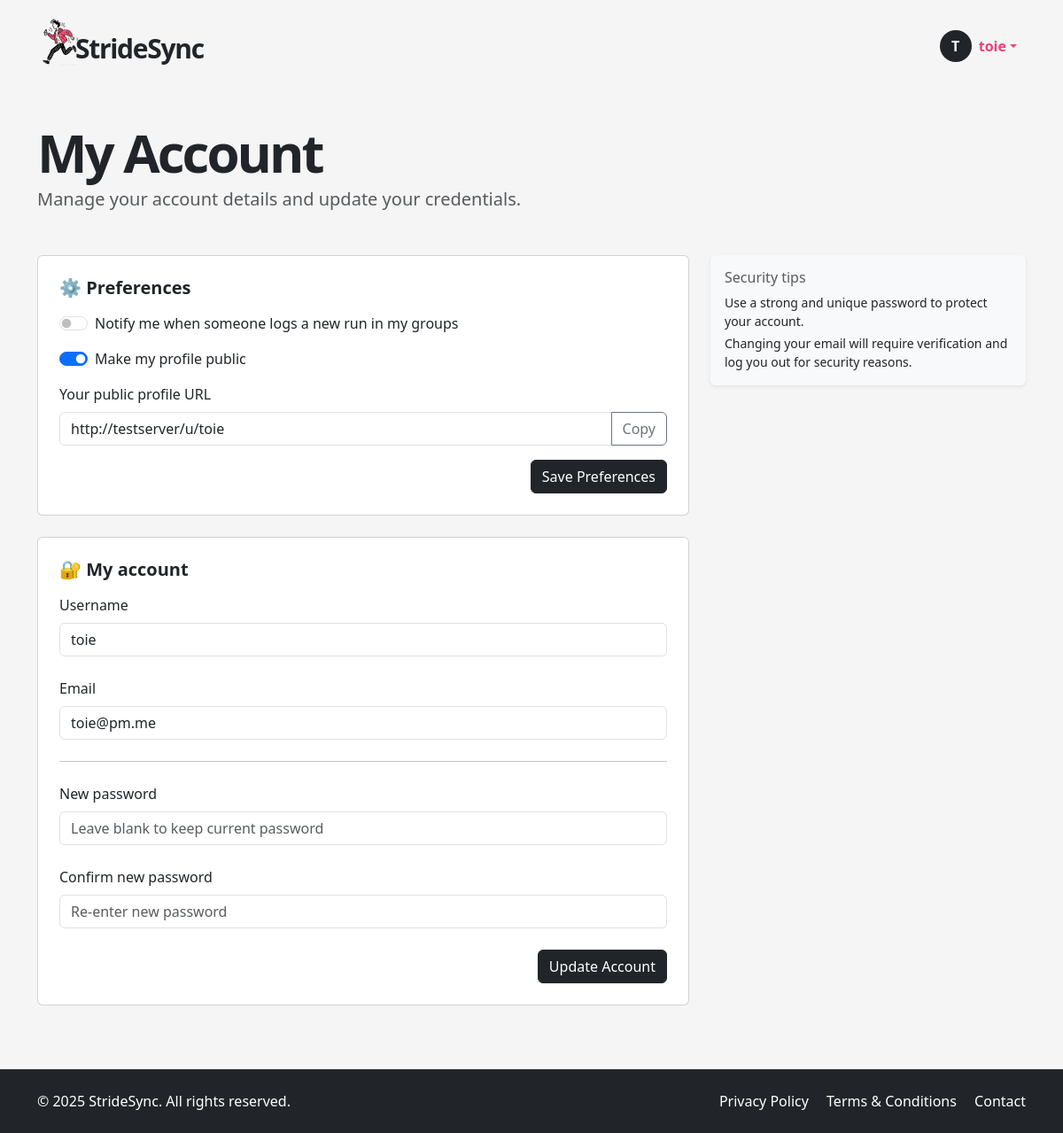
Page /my-account (signed in) on the earlier database version.
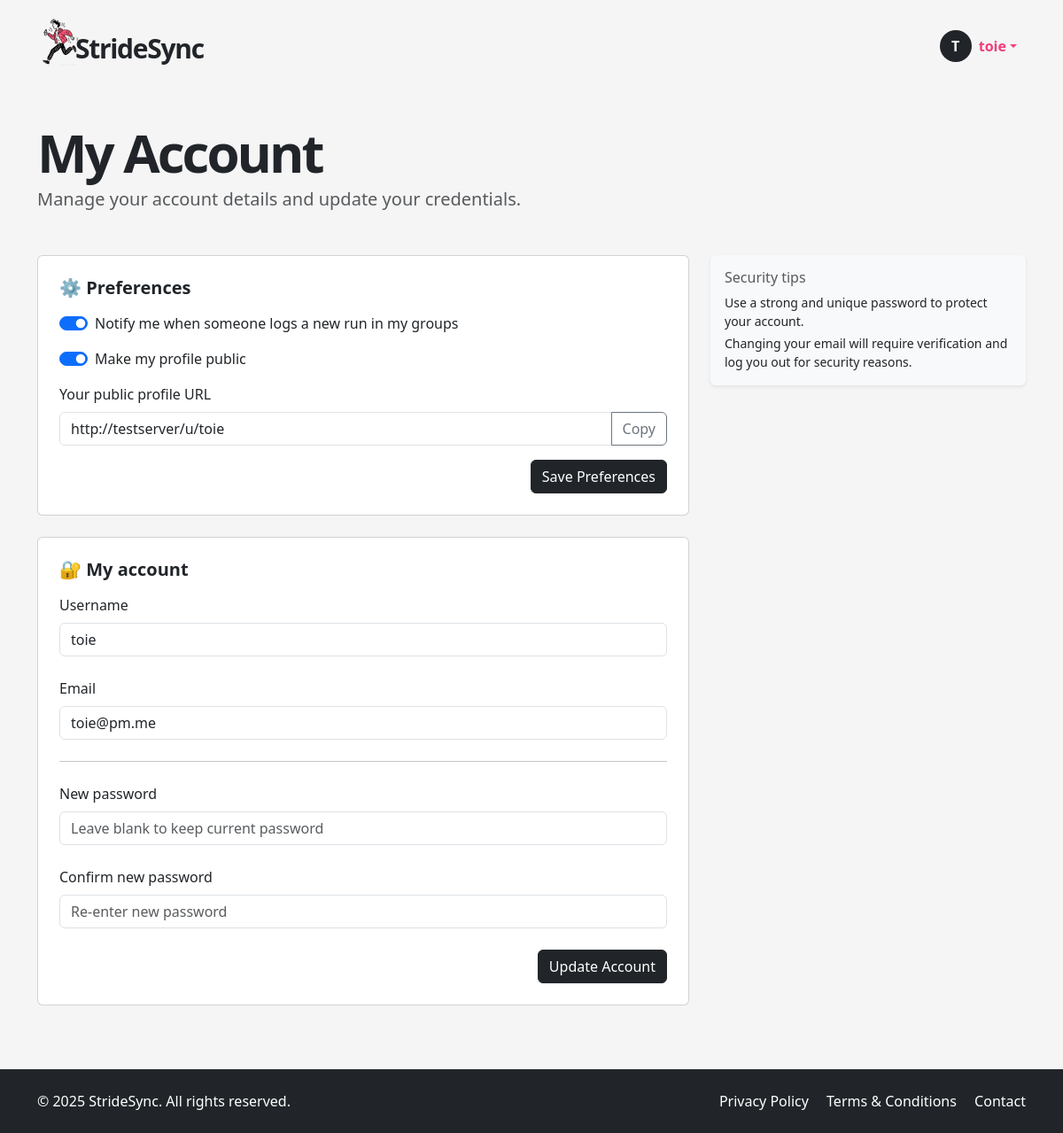
Same page on the later database version.
### app/models.py (models this page shows, shortened)
class User(UserMixin, db.Model):
    __tablename__ = "users"
    id = sa.Column(sa.Integer, primary_key=True)
    email = sa.Column(sa.String(120), unique=True, nullable=False, index=True)
    password_hash = sa.Column(sa.String(256))
    username = sa.Column(sa.String(64), unique=True, nullable=False, index=True)
    role = sa.Column(sa.Enum(UserRole), default=UserRole.USER, nullable=False)
    is_verified = sa.Column(sa.Boolean, default=False)
    verification_token = sa.Column(sa.String(128), nullable=False, default=lambda: secrets.token_urlsafe(32))
    unit_preference = Column(String(2), default='km')  # 'km' or 'mi'
    notify_group_activity = Column(Boolean, default=True)
    is_public_profile = Column(Boolean, default=False)
    reset_token = db.Column(db.String, nullable=True)
    reset_token_expiry = db.Column(db.DateTime, nullable=True)
    runs = so.relationship("Run", back_populates="user", cascade="all, delete-orphan")
    groups = so.relationship("Group", secondary=user_groups, back_populates="members")
    admin_of_groups = so.relationship("Group", secondary=group_admins, back_populates="admins")

### app/routes.py (the view)
@app.route('/my-account', methods=['GET', 'POST'])
@login_required
def my_account():
    user = current_user
    if request.method == 'POST':
        form = AccountForm()
        if form.validate_on_submit():
            updated = False
            username = form.username.data.strip()
            email = form.email.data.strip().lower()
            password = form.password.data.strip()
            changed_username = username.lower() != user.username.lower()
            changed_email = email != user.email
            changed_password = bool(password)
            if changed_username:
                existing = db.session.scalar(
                    sa.select(User).where(
                        sa.func.lower(User.username) == username.lower(),
                        User.id != user.id
                    )
                )
                if existing:
                    flash("Username is already taken.", "warning")
                    return redirect(url_for('my_account'))
                user.username = username
                updated = True
            if changed_email:
                existing = db.session.scalar(
                    sa.select(User).where(
                        User.email == email,
                        User.id != user.id
                    )
                )
                if existing:
                    flash("Email is already registered.", "warning")
                    return redirect(url_for('my_account'))
                user.email = email
                user.is_verified = False
                user.verification_token = secrets.token_urlsafe(32)
                db.session.commit()
                send_verification_email(user)
                flash("Email updated. Please verify your new address.", "info")
                logout_user()
                return redirect(url_for('login'))
            if changed_password:
                user.set_password(password)
                flash("Password updated successfully.", "success")
                updated = True
            if updated:
                db.session.commit()
                flash("Account updated.", "success")
            else:
                flash("No changes made.", "info")
            return redirect(url_for('my_account'))
        else:
            flash("Please correct the errors below.", "danger")
            print("Form errors:", form.errors)
    else:
        form = AccountForm(obj=user)
    return render_template("my_account.html", form=form, user=user)

### app/forms.py
class AccountForm(FlaskForm):
    username = StringField('Username', validators=[
        DataRequired(message='Let us know what we should call you!'),
        Length(min=4, max=64, message='Choose a different username (min 4 characters).')
    ])
    email = StringField('Email', validators=[
        DataRequired(message='Email address is required.'),
        Email(message='Please enter a valid email address.'),
        Length(max=120)
    ])
    password = PasswordField('New password', validators=[
        Optional(),
        Length(min=6, message="Password must be at least 6 characters.")
    ])
    password2 = PasswordField('Confirm new password', validators=[
        Optional(),
        EqualTo('password', message="Passwords don't match.")
    ])
    submit = SubmitField("Update Account")

### app/models.py (called while the page is built)
@login.user_loader
def load_user(id):
    return db.session.get(User, int(id))

### app/templates/my_account.html (shortened to what this page needs)
{% extends "base.html" %}
{% block content %}
<div class="container py-5">
  <h1 class="display-4 fw-bold hero-title">My Account</h1>
  <p class="lead text-muted mb-5">
    Manage your account details and update your credentials.
  </p>
  <div class="row">
    <div class="col-md-8">
      <div class="card p-4 mb-4 bg-white">
        <h5 class="fw-bold mb-3">⚙️ Preferences</h5>
        <form method="POST" action="{{ url_for('update_preferences') }}">
          <div class="form-check form-switch mb-3">
            <input class="form-check-input" type="checkbox" name="notify_group_activity" id="notifyGroupActivity"
              {% if current_user.notify_group_activity %}checked{% endif %}>
            <label class="form-check-label" for="notifyGroupActivity">
              Notify me when someone logs a new run in my groups
            </label>
          </div>
          <div class="form-check form-switch mb-3">
            <input class="form-check-input" type="checkbox" name="is_public_profile" id="isPublicProfile"
              {% if current_user.is_public_profile %}checked{% endif %}>
            <label class="form-check-label" for="isPublicProfile">
              Make my profile public
            </label>
          </div>
        {% if current_user.is_public_profile %}
          <div class="mb-3">
            <label class="form-label">Your public profile URL</label>
            <div class="input-group">
              <input type="text" class="form-control" id="publicProfileURL" readonly
                    value="{{ url_for('public_profile', username=current_user.username, _external=True) }}">
              <button type="button" class="btn btn-outline-secondary" onclick="copyProfileURL(this)">Copy</button>
            </div>
          </div>
        {% endif %}
          <div class="text-end">
            <button type="submit" class="btn btn-dark">Save Preferences</button>
          </div>
        </form>
      </div>
      <div class="card p-4 bg-white">
        <h5 class="fw-bold mb-3">🔐 My account</h5>
        <form method="POST">
          <div class="mb-4">
            {{ form.username.label(class="form-label") }}
            {{ form.username(class="form-control") }}
          </div>
          <div class="mb-4">
            {{ form.email.label(class="form-label") }}
            {{ form.email(class="form-control", value=form.email.data or user.email) }}
          </div>
          <hr class="my-4">
          <div class="mb-4">
            {{ form.password.label(class="form-label") }}
            {{ form.password(class="form-control", placeholder="Leave blank to keep current password") }}
          </div>
          <div class="mb-4">
            {{ form.password2.label(class="form-label") }}
            {{ form.password2(class="form-control", placeholder="Re-enter new password") }}
          </div>
          <div class="text-end">
            {{ form.submit(class="btn btn-dark") }}
          </div>
        </form>
      </div>
    </div>
    <div class="col-md-4 d-none d-md-block">
      <div class="card shadow-sm bg-light border-0 p-3">
        <h6 class="text-muted mb-2">Security tips</h6>
        <p class="small mb-1">
          Use a strong and unique password to protect your account.
        </p>
        <p class="small mb-0">
          Changing your email will require verification and log you out for security reasons.
        </p>
      </div>
    </div>
  </div>
</div>
{% endblock %}

### app/templates/base.html (shortened to what this page needs)
<!DOCTYPE html>
<html lang="en">
<head>
  <link href="https://cdn.jsdelivr.net/npm/bootstrap@5.3.6/dist/css/bootstrap.min.css" rel="stylesheet">
  <link href="https://cdn.jsdelivr.net/npm/bootstrap-icons@1.10.5/font/bootstrap-icons.css" rel="stylesheet">
  <link rel="stylesheet" href="{{ url_for('static', filename='style.css') }}">
</head>
<body>
  <header>
    <nav class="navbar">
      <div class="container d-flex justify-content-between align-items-center py-2">
        <a href="/index" class="text-decoration-none logo-container d-flex align-items-center">
          <img src="{{ url_for('static', filename='img/icon.png') }}" width="50px" style="margin-right: -15px !important;" alt="StrideSync logo">
          <p class="logo mb-0 ms-2">StrideSync</p>
        </a>
        <ul class="navbar-nav flex-row align-items-center mb-0 menubox">
          {% if current_user.is_anonymous %}
            <li class="nav-item">
              <a class="btn btn-dark px-4" href="{{ url_for('login') }}">LOGIN</a>
            </li>
          {% else %}
            <li class="nav-item dropdown">
              <a class="nav-link dropdown-toggle d-flex align-items-center" href="#" id="userDropdown" role="button" data-bs-toggle="dropdown" aria-expanded="false">
                <div class="avatar-circle bg-dark text-white rounded-circle d-flex justify-content-center align-items-center me-2" style="width: 36px; height: 36px; font-weight: bold;">
                  {{ current_user.username[0]|upper }}
                </div>
                <span class="fw-semibold">{{ current_user.username }}</span>
              </a>
            </li>
          {% endif %}
        </ul>
      </div>
    </nav>
  </header>
  <main>
    {% block content %}{% endblock %}
  </main>
  <footer class="bg-dark text-white py-4">
    <div class="container d-flex flex-column flex-md-row justify-content-between align-items-center">
      <div class="mb-2 mb-md-0">
        &copy; 2025 StrideSync. All rights reserved.
      </div>
      <div>
        <a href="/privacy" class="text-white text-decoration-none me-3">Privacy Policy</a>
        <a href="/terms" class="text-white text-decoration-none me-3">Terms & Conditions</a>
        <a href="/contact" class="text-white text-decoration-none">Contact</a>
      </div>
    </div>
  </footer>
</body>
</html>

Differences in the rows shown:
changed User "toie": notify_group_activity "☐" → "☑"
